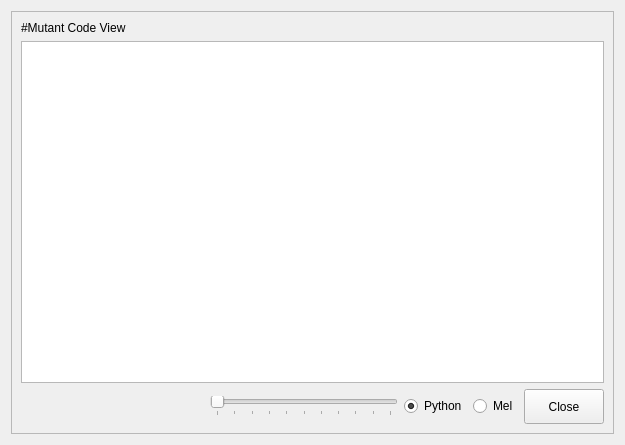
<?xml version="1.0" encoding="UTF-8"?>
<ui version="4.0">
 <class>Form</class>
 <widget class="QWidget" name="Form">
  <property name="geometry">
   <rect>
    <x>0</x>
    <y>0</y>
    <width>625</width>
    <height>445</height>
   </rect>
  </property>
  <property name="windowTitle">
   <string>Form</string>
  </property>
  <property name="styleSheet">
   <string notr="true">/*
 * TODO: Search buttons color (Replace, Replace and continue search)
 */

/*
 * Drop background color of most widgets
 */

QWidget, QStackedWidget,
QScrollArea, QAbstractScrollArea {
    background-color: transparent;
}

QApplication,
QMainWindow, QFrame, QDockWidget, QDialog, QFileDialog, QMessageBox,
QRadioButton,
QGroupBox::title, /* Need to set background becase must clear border behind label */
QMenuBar, QMenu, QMenu::item,
QComboBox QAbstractItemView,
QTreeView, QListWidget, QListView, QTableWidget, QTableView,
QTextEdit, QTextBrowser {
    background-color: #3c3f41; /*#004100;*/
    color: #bbbbbb;
}

/*
 * This is default values
 * Edit first if you want change appearance
 */

QLabel, QTabBar::tab, QMenuBar::item,
QGroupBox {
    background-color: transparent;
    color: #bbbbbb;
    selection-color: #bbbbbb;
}

/*
 * GroupBox and CheckBox
 *
 * TODO: ::indicator:indeterminate icons
 */

QGroupBox {
    border-top: 1px solid #2d2d2d;
    margin-top: 0.5em;
}
QGroupBox::title {
    subcontrol-origin: margin;
    subcontrol-position: top left;
    padding: 0 3px;
}
QGroupBox::indicator {
    width: 13px;
    height: 13px;
}
QGroupBox::indicator:unchecked {
    image: url(:/qmldesigner/images/checkbox_unchecked.png);
}
QGroupBox::indicator:unchecked:hover {
    image: url(:/qmldesigner/images/checkbox_unchecked_hover.png);
}
QGroupBox::indicator:unchecked:pressed {
    image: url(:/qmldesigner/images/checkbox_unchecked_pressed.png);
}
QGroupBox::indicator:checked {
    image: url(:/qmldesigner/images/checkbox_checked.png);
}
QGroupBox::indicator:checked:hover {
    image: url(:/qmldesigner/images/checkbox_checked_hover.png);
}
QGroupBox::indicator:checked:pressed {
    image: url(:/qmldesigner/images/checkbox_checked_pressed.png);
}
QGroupBox::indicator:indeterminate:hover {
    background-color: #2222bb;
    image: url(:/qmldesigner/images/checkbox_indeterminate_hover.png); /* TODO: There is no shuch image */
}
QGroupBox::indicator:indeterminate:pressed {
    background-color: #22bb22;
    image: url(:/qmldesigner/images/checkbox_indeterminate_pressed.png); /* TODO: There is no shuch image */
}


QLineEdit, QAbstractSpinBox, QComboBox, QPushButton {
    background-color: #45494a;
    /*background-color: rgba(255, 255, 255, 0.05);*/

    background-origin: border;
    border: 1px solid #646464;
    color: #bbbbbb;
    padding: 0px 1px 2px 3px;
    selection-background-color: #4b6eaf;
}/*:focus
{
    outline: 3px ridge #4e78a2;
    border-radius: 2px;
}
:edit-focus
{
    border: 1px solid red;
}*/
:read-only {
    background-color: transparent;
    border: 1px solid #535353;
    color: #999999;
}
:no-frame {
    border-width: 0;
}

/*
 * Any SpinBox (e.g. DoubleSpinbox)
 *
 * TODO: Icons not fit into the overall style
 */
QAbstractSpinBox::up-button {
    image: url(:/qmldesigner/images/spinup.png);
}
QAbstractSpinBox::up-button:hover {
    image: url(:/qmldesigner/images/spinup_hover.png);
}
QAbstractSpinBox::up-button:off {
    image: url(:/qmldesigner/images/spinup_off.png);
}
QAbstractSpinBox::up-button:pressed {
    image: url(:/qmldesigner/images/spinup_pressed.png);
}
QAbstractSpinBox::down-button {
    image: url(:/qmldesigner/images/spindown.png);
}
QAbstractSpinBox::down-button:hover {
    image: url(:/qmldesigner/images/spindown_hover.png);
}
QAbstractSpinBox::down-button:off {
    image: url(:/qmldesigner/images/spindown_off.png);
}
QAbstractSpinBox::down-button:pressed {
    image: url(:/qmldesigner/images/spindown_pressed.png);
}


/*
 * PushButton and Utils::QtColorButton
 *
 * TODO: Customize :pressed
 * FIXME: Outline is positioned around content, but should around padding
 */

QPushButton {

    outline: 0;
}
Utils--QtColorButton,
QPushButton {
    background-color: qlineargradient(x1: 0, y1: 0, x2: 0, y2: 1, stop: 0 #515658, stop: 1.0 #44494b);
    border: 1px solid #5f6161;
    border-radius: 2px;
}
Utils--QtColorButton:pressed,
QPushButton:pressed:hover {
    border-style: inset;
}
QPushButton:default {
    background-color: qlineargradient(x1: 0, y1: 0, x2: 0, y2: 1, stop: 0 #344a64, stop: 1.0 #263549);
}
Utils--QtColorButton:disabled,
QPushButton:disabled {
    background-color: transparent;
    color: #999999;
}
Utils--QtColorButton:open,
QPushButton:open {
    background-color: #4b6eaf;
}
QPushButton::menu-indicator  {
    subcontrol-origin: content;
    subcontrol-position: bottom right;
}

/*
 * ComboBox
 */
QComboBox {
    border-radius: 2px;
    min-width: 3em;
    padding: 0px 1px 2px 3px;
}
QComboBox:!editable {
    /*background-color: rgba(63, 113, 73, 0.2);*/
    /*background-color: #45494a;*/
    background-color: rgba(255, 255, 255, 0.05);
}
/*
QComboBox:!editable:on
QComboBox::drop-down:editable:on
QComboBox::drop-down:editable
*/
QComboBox:on {
    padding-top: 3px;
    padding-left: 4px;
}
QComboBox::down-arrow {
    image: url(:/qmldesigner/images/triangle_vert.png);
}
QComboBox::down-arrow:on {
    top: 1px;
    left: 1px;
}
QComboBox::drop-down {
    border-left: 1px solid #646464;
}
QComboBox QAbstractItemView {
    border: 1px solid red;/*black;*/
    /*selection-background-color: #d2d2d2;
    selection-color: #404040;
    show-decoration-selected: 1; /* make the selection span the entire width of the view */
}



/*
 * TabWidget and TabBar
 *
 * FIXME: Designer bottom tabbar problem
 * TODO: Customize QTabBar::tab:hover
 */
QTabWidget::tab-bar {
    /*position: relative;
    bottom: -1px;*/
}
QTabWidget::pane {
    background-color: transparent;
    border: 1px solid #323232;
}
QTabWidget::pane:top {
    top: -1px;
}
QTabWidget::pane:right {
    right: -1px;
}
QTabWidget::pane:bottom {
    bottom: -1px;
}
QTabWidget::pane:left {
    left: -1px;
}
QTabBar::tab {
    border: 1px solid #292b2d;
    min-width: 8ex;
    padding: 4px;
}
/*QTabBar::tab:hover {
    background-color: #4b6eaf;
}*/
QTabBar::tab:top {
    border-top-left-radius: 4px;
    border-top-right-radius: 4px;
}
QTabBar::tab:right {
    border-top-right-radius: 4px;
    border-bottom-right-radius: 4px;
}
QTabBar::tab:bottom {
    border-bottom-left-radius: 4px;
    border-bottom-right-radius: 4px;
}
QTabBar::tab:left {
    border-top-left-radius: 4px;
    border-bottom-left-radius: 4px;
}
QTabBar::tab:selected {
    background-color: #41516d;
}
QTabBar::tab:top:selected {
    border-bottom-color: #41516d;
}
QTabBar::tab:right:selected {
    border-left-color: #41516d;
}
QTabBar::tab:bottom:selected {
    border-top-color: #41516d;
}
QTabBar::tab:left:selected {
    border-right-color: #41516d;
}
QTabBar::tab:top:!selected {
    margin-top: 2px;
}
QTabBar::tab:right:!selected {
    margin-right: 2px;
}
QTabBar::tab:bottom:!selected {
    margin-bottom: 2px;
}
QTabBar::tab:left:!selected {
    margin-left: 2px;
}

/*
 * Table
 *
 * FIXME: Problem with arrows positioning workarounded in bad way
 * FIXME: Unknown problem Options &gt; FakeVim &gt; User Command Mapping
 * QT-BUG: Wrong behaviour property min-height of QHeaderView::section
 */

QTableWidget,
QTableView {
    /* This rule have more priority than previous?!
     * And overrides with empty if not declared! */
    /*background: red; /*transparent;*/
    /*color: #bbbbbb;*/

    border: 1px solid #323232;
    alternate-background-color: #414547; /* Dont work without setAlternatingRowColors(true) */
}
QTableView QTableCornerButton::section {
    background-color: green; /*FIXME*/
    border: 2px outset blue; /*FIXME*/
}
QHeaderView::section {
    background-color: qlineargradient(x1: 0, y1: 0, x2: 0, y2: 1, stop:0 #54585b, stop:1 #393c3e);
    color: #bbbbbb;
    padding: 1px 2px 1px 4px;

    border: 1px solid #323232;
    border-top-width: 0;
    border-left-color: #5e6163;
    border-right-color: #2a2c2d;

    /*min-height: 15px;*/
}
QHeaderView::section:hover {
    background-color: qlineargradient(x1: 0, y1: 0, x2: 0, y2: 1, stop:0 #64686b, stop:1 #494c4e);
    border-bottom-color: #424242;
}
QHeaderView::section:first {
    border-left-width: 0;
}
QHeaderView::section:last {
    border-right-width: 0;
}
QHeaderView::section:checked {
    background-color: red; /*FIXME*/
}
QHeaderView::down-arrow {
    image: url(:/qmldesigner/images/down_arrow.png);
    right: 7px;
}
QHeaderView::up-arrow {
    image: url(:/qmldesigner/images/up_arrow.png);
    /* image-position: right; Don't work */
    /*right: 7px; */
    height: 7px;
    width: 7px;
}

/*
 * Menu and MenuBar
 *
 * TODO: Customize toggleable items
 */
QMenuBar {
    /*background-color: #3c3f41; /* transparent don't work */
    border-bottom: 2px solid qlineargradient(x1: 0, y1: 0, x2: 0, y2: 1, stop:0 #282828, stop:1 #555555);
}
QMenuBar::item:pressed {
    background-color: #4b6eaf;
}
QMenuBar::item:selected:!pressed {
    background-color: #585b5d;
}
QMenu {
    border: 1px solid #2d2d2d;
}
/*QMenu::item {
    margin-left: 3px;
}*/
QMenu::item:disabled {
    color: #999999;
}
QMenu::item:selected {
    background-color: #4b6eaf;
}
QMenu::icon {
    border: 0px solid transparent;
    background-color: transparent;
}
QMenu::icon:checked {
    background-color: blue;
    border: 1px inset red;
    position: absolute;
    top: 1px;
    right: 1px;
    bottom: 1px;
    left: 1px;
}
QMenu::separator {
    height: 2px;
    background-color: qlineargradient(x1: 0, y1: 0, x2: 0, y2: 1, stop:0 #282a2b, stop:1 #45484b);
    margin: 0 1px;
}
/*QMenu::indicator {
    width: 13px;
    height: 13px;
    background-color: blue;
}*/


/*
 * Scroll bar modifications
 */
QScrollBar {
    background-color: transparent;
    margin: 0;
    height: 12px; /* for horizontal */
    width: 12px; /* for vertical */
}
QScrollBar::handle {
    border: 1px solid #555555;
    border-radius: 4px;
    margin: 1px;
}
QScrollBar::handle:vertical {
    background-color: qlineargradient(x1: 0, y1: 0, x2: 1, y2: 0, stop:0 #5c5c5c, stop:1 #515151);
    min-height: 20px;
    min-width: 8px;
}
QScrollBar::handle:vertical:hover {
    background-color: qlineargradient(x1: 0, y1: 0, x2: 1, y2: 0, stop:0 #666666, stop:1 #5b5b5b);
}
QScrollBar::handle:horizontal {
    background-color: qlineargradient(x1: 0, y1: 0, x2: 0, y2: 1, stop:0 #5c5c5c, stop:1 #515151);
    min-height: 8px;
    min-width: 20px;
}
QScrollBar::handle:horizontal:hover {
    background-color: qlineargradient(x1: 0, y1: 0, x2: 0, y2: 1, stop:0 #666666, stop:1 #5b5b5b);
}
QScrollBar::add-page:vertical, QScrollBar::sub-page:vertical,
QScrollBar::add-page:horizontal, QScrollBar::sub-page:horizontal {
    background-color: transparent;
}
/*QScrollBar::sub-page:vertical {
    max-height: 8px;
    margin-top: auto;
    margin-bottom: 0;
    background-color: purple;
    border-top-left-radius: 4px;
    border-top-right-radius: 4px;
}
QScrollBar::add-page:vertical {
    max-height: 8px;
    margin-top: 0;
    margin-bottom: auto;
    background-color: darkblue;
    border-bottom-left-radius: 4px;
    border-bottom-right-radius: 4px;
}*/
QScrollBar::add-line:vertical, QScrollBar::sub-line:vertical,
QScrollBar::add-line:horizontal, QScrollBar::sub-line:horizontal {
    height: 0;
    width: 0;
}

/*
 * Status bar
 */
/*
QStatusBar {
    background-color: brown;
    border: 1px solid brown;
}
QStatusBar::item {
    background-color: red;
    border: 1px solid red;
    border-radius: 3px;
}
QStatusBar QLabel {
    background-color: green;
    border: 3px solid green;
}
*/


/*
 * QAbstractItemView modifications
 *
 * TODO: ::indicator
 * TODO: Disable item icon selection mask
 * FIXME: Transparent selection background on some elements Options &gt; BlackBerry &gt; API Levels and Runtimes
 * QT-BUG: Strange behaviour of selection-* properties (always :!focus)
 */
QAbstractItemView {
    border: 1px solid #323232;
    selection-color: #bbbbbb;
    selection-background-color: #4b6eaf;
    alternate-background-color: #414547; /* Works only if setAlternatingRowColors(true) */
    show-decoration-selected: 1;
    outline: 0;
}
/*
QAbstractItemView:!focus {
    selection-background-color: #0d293e;
}
QTreeView::branch,
QAbstractItemView::item {
    border-width: 0;
}
*/
QAbstractItemView::item:alternate {
    background-color: #414547;
}
QListWidgetItem,
QTreeWidgetItem  {
    background-color: red;
    color: yellow;
    border: 1px solid purple;
}
QAbstractItemView::text {
    color: #bbbbbb;
}
QTreeView::branch:hover,
QAbstractItemView::item:hover {
    background-color: rgba(255, 255, 255, 0.05);
}
QTreeView::branch:selected:active,
QAbstractItemView::item:selected {
    background-color: #4b6eaf;
}
/* No way due to another bug :(
QTreeView::branch:selected:active,
QAbstractItemView::item:selected:active {
    background-color: #4b6eaf;
}
QTreeView::branch:selected:!active,
QAbstractItemView::item:selected:!active {
    background-color: #0d293e;
}
*/
QTreeView::branch:has-siblings:adjoins-item,
QTreeView::branch:has-siblings:!adjoins-item,
QTreeView::branch:!has-children:!has-siblings:adjoins-item {
    border-image: none;
    image: none;
}
QTreeView::branch:has-children:!has-siblings:closed,
QTreeView::branch:closed:has-children:has-siblings {
    border-image: none;
    image: url(:/qmldesigner/images/triangle_horz.png);
}
QTreeView::branch:open:has-children:!has-siblings,
QTreeView::branch:open:has-children:has-siblings {
    border-image: none;
    image: url(:/qmldesigner/images/triangle_vert.png);
}

/*
 * Tool bar
 */

QToolBar {
    border-width: 0; /* Cancels gradiend */
}


/*
 * ToolTip
 */

QToolTip, QTipLabel {
    border: 1px solid #9a9a66;
    border-radius: 3px;
    background: #5c5c42;
    color: #bbbbbb;
    margin: 0;
    padding: 0;
}

/*
 * Wizard dialog
 *
 * TODO: Buttons bar background
 */

QWizard &gt; QWidget {
    background-color: #3c3f41;
}

/* QT-BUG: Because QFrame { border-color: #323232; } has no effect */
Core--Internal--NewDialog &gt; QFrame#frame {
    border: 1px solid #323232;
}

/* vvvvvvvvvvvvvvvvvvvvvvvvvv WORKAROUND vvvvvvvvvvvvvvvvvvvvvvvvvv */
/* Related to:
 *   1) https://bugreports.qt-project.org/browse/QTCREATORBUG-12078
 *   2) https://codereview.qt-project.org/#/c/74538/
 * Because of bugs in QtGui, apllying stylesheet to QPlainTextEdit causes it
 * to lose font settings and palette on setParent event. So switching between
 * modes (Editor and Debug) or split Editor resets font and color of edit
 * and extra edit areas
 * To workaround this problems set you own peferred colors and font below
 */
QPlainTextEdit {
    background-color: #2b2b2b;
    selection-background-color: #214283;
    color: #bbbbbb;
    selection-color: #bbbbbb; /* No better workaround for this */
    font: Courier, Inconsolata, Monospace;
}
/*TextEditor--Internal--TextEditExtraArea*/
TextEditor--TextEditorWidget &gt; QWidget {
    background-color: #313335;
    selection-background-color: #4b6eaf;
    color: #bbbbbb; /* QT-BUG: Sadly this has no effect */
}
/* ^^^^^^^^^^^^^^^^^^^^^^^^^^ WORKAROUND ^^^^^^^^^^^^^^^^^^^^^^^^^^ */
</string>
  </property>
  <layout class="QGridLayout" name="gridLayout">
   <item row="0" column="0">
    <widget class="QScrollArea" name="scrollArea">
     <property name="widgetResizable">
      <bool>true</bool>
     </property>
     <widget class="QWidget" name="scrollAreaWidgetContents">
      <property name="geometry">
       <rect>
        <x>0</x>
        <y>0</y>
        <width>605</width>
        <height>425</height>
       </rect>
      </property>
      <layout class="QGridLayout" name="gridLayout_2">
       <item row="0" column="0">
        <widget class="QLabel" name="label">
         <property name="text">
          <string>#Mutant Code View</string>
         </property>
        </widget>
       </item>
       <item row="2" column="0">
        <layout class="QHBoxLayout" name="horizontalLayout">
         <property name="topMargin">
          <number>0</number>
         </property>
         <item>
          <spacer name="horizontalSpacer">
           <property name="orientation">
            <enum>Qt::Horizontal</enum>
           </property>
           <property name="sizeHint" stdset="0">
            <size>
             <width>40</width>
             <height>20</height>
            </size>
           </property>
          </spacer>
         </item>
         <item>
          <widget class="QSlider" name="sizeSlider">
           <property name="minimum">
            <number>10</number>
           </property>
           <property name="maximum">
            <number>20</number>
           </property>
           <property name="pageStep">
            <number>1</number>
           </property>
           <property name="value">
            <number>10</number>
           </property>
           <property name="orientation">
            <enum>Qt::Horizontal</enum>
           </property>
           <property name="invertedAppearance">
            <bool>false</bool>
           </property>
           <property name="invertedControls">
            <bool>false</bool>
           </property>
           <property name="tickPosition">
            <enum>QSlider::TicksBelow</enum>
           </property>
          </widget>
         </item>
         <item>
          <widget class="QRadioButton" name="python_radio">
           <property name="text">
            <string>Python</string>
           </property>
           <property name="checked">
            <bool>true</bool>
           </property>
          </widget>
         </item>
         <item>
          <widget class="QRadioButton" name="mel_radio">
           <property name="text">
            <string>Mel</string>
           </property>
          </widget>
         </item>
         <item>
          <widget class="QPushButton" name="close_btn">
           <property name="minimumSize">
            <size>
             <width>60</width>
             <height>35</height>
            </size>
           </property>
           <property name="text">
            <string>Close</string>
           </property>
          </widget>
         </item>
        </layout>
       </item>
       <item row="1" column="0">
        <widget class="QPlainTextEdit" name="code_text">
         <property name="plainText">
          <string/>
         </property>
        </widget>
       </item>
      </layout>
     </widget>
    </widget>
   </item>
  </layout>
 </widget>
 <resources/>
 <connections/>
</ui>
